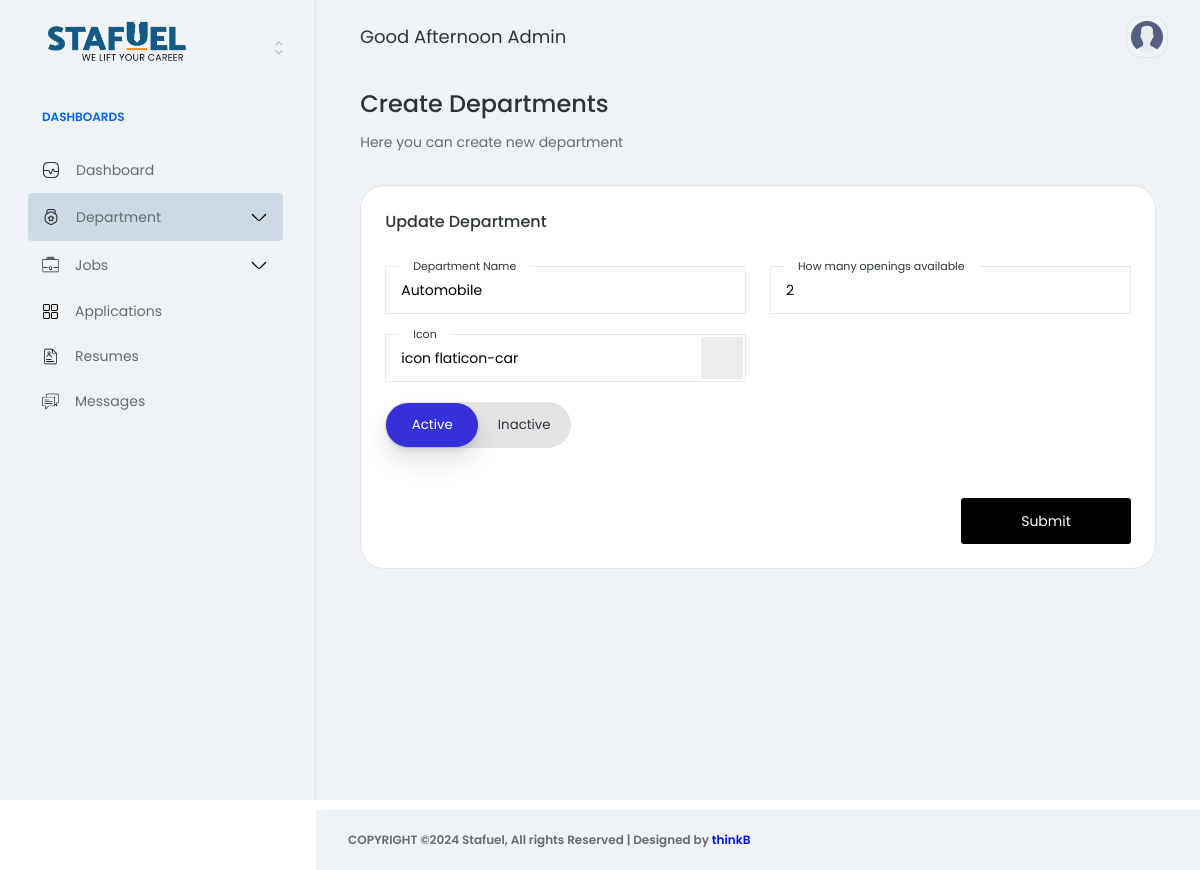
The page /account/department/automobile/edit/ (signed in) on the database its author committed.
### core/models.py (models this page shows, shortened)
class Department(models.Model):
    STATUS_CHOICES = [
        ('active', 'Active'),
        ('inactive', 'Inactive'),
    ]
    name = models.CharField(max_length=100)
    icon = models.CharField(max_length=60)
    created_at = models.DateTimeField(auto_now_add=True)
    openings = models.IntegerField()
    slug = models.SlugField(unique=True, blank=True)
    status = models.CharField(max_length=8, choices=STATUS_CHOICES, default='active')

### core/views.py (the view)
# urls.py: path('department/<slug:slug>/edit/', department_update, name='department_update'),
@login_required(login_url='login')
def department_update(request, slug):
    department = get_object_or_404(Department, slug=slug)
    if request.method == 'POST':
        form = DepartmentForm(request.POST, instance=department)
        if form.is_valid():
            form.save()
            msg.success(request, "Department Updated Successfully")
            return redirect('departments')
    else:
        form = DepartmentForm(instance=department)
    return render(request, 'backend/department_form.html', {'form': form})

### core/forms.py
class DepartmentForm(forms.ModelForm):
    class Meta:
        model = Department
        fields = ['name', 'icon', 'openings', 'status']

### templates/backend/department_form.html (shortened to what this page needs)
{% extends 'backend/base.html' %}
{% load static %}
{% block content %}
<div class="row mb-32 gy-32">
    <div class="col-12">
        <div class="row align-items-center justify-content-between g-24">
            <div class="col-12 col-md-6">
                <h3>Create Departments </h3>
                <p class="hp-p1-body mb-0">Here you can create new department</p>
            </div>
        </div>
    </div>
    <div class="col-12">
        <div class="row g-32">
            <div class="col-12 col-lg-12">
                <div class="row g-32">
                    <div class="col-12">
                        <div class="card hp-project-ecommerce-table-card">
                            <div class="card-body">
                                <div class="row">
                                    <div class="col-12">
                                        <div class="d-flex align-items-center justify-content-between mb-32">
                                            <h5 class="mb-0">{% if form.instance.pk %}Update Department{% else %}Create New Department{% endif %}</h5>
                                        </div>
                                        <form  method="post" enctype="multipart/form-data" action="">
                                            <div class="row">
                                                <div class="col-md-6 input_div">
                                                    <label for="id_name">Department Name</label>
                                                    {{ form.name }}
                                                </div>
                                                <div class="col-md-6 input_div">
                                                    <label for="id_openings">How many openings available</label>
                                                    {{ form.openings }}
                                                </div>
                                                <div class="col-md-6 input_div">
                                                    <label for="id_icon">Icon</label>
                                                    {{ form.icon }}
                                                    <span class="icon_" id="iconPreview"></span>
                                                </div>
                                            </div>
                                            <ul class="radio-switch">
                                                <li class="radio-switch__item">
                                                    <label class="radio-switch__label" for="radio-1">Active</label>
                                                </li>
                                                <li class="radio-switch__item">
                                                    <label class="radio-switch__label" for="radio-2">Inactive</label>
                                                    <div aria-hidden="true" class="radio-switch__marker"></div>
                                                </li>
                                            </ul>
                                            <div class="sub_btn">
                                                <button type="submit">Submit</button>
                                            </div>
                                        </form>
                                    </div>
                                </div>
                            </div>
                        </div>
                    </div>
                </div>
            </div>
        </div>
    </div>
</div>
{% endblock %}

### static/app-assets/css/base/typography.css (style rules this page uses)
h1, h2, h3, h4, h5, h6, .h1, .h2, .h3, .h4, .h5, .h6 { color: #2d3436; font-weight: 500; }
h3 { font-size: 24px; line-height: 28px; }
h5 { font-size: 16px; line-height: 24px; }
.hp-p1-body { font-size: 14px; line-height: 21px; color: #636e72; font-weight: 400; }

### static/app-assets/css/base/base.css (style rules this page uses)
body { color: #2d3436; font-size: 14px; font-family: "Poppins", sans-serif; line-height: 1.5715; overflow-x: hidden; }
li { list-style: none; }
ul { margin-bottom: 0; padding-left: 0; }

### static/assets/css/style.css (style rules this page uses)
[class^="flaticon-"]:before, [class*=" flaticon-"]:before, [class^="flaticon-"]:after, [class*=" flaticon-"]:after { font-family: Flaticon; font-style: normal; }
.flaticon-car:before { content: "\f1dc"; }
:root { --ri5-color-primary-hsl: 242, 69%, 52%; --ri5-color-bg-hsl: 0, 0%, 100%; --ri5-color-contrast-high-hsl: 230, 7%, 23%; --ri5-color-contrast-higher-hsl: 230, 13%, 9%; --ri5-color-bg-darker-hsl: 240, 4%, 90%; --ri5-color-white-hsl: 0, 0%, 100%; --ri5-text-sm: 0.833rem; --radio-switch-width: 186px; --radio-switch-height: 46px; --radio-switch-padding: 1px; --radio-switch-radius: 100vw; --radio-switch-animation-duration: 0.3s; }
.radio-switch { position: relative; display: inline-flex; padding: var(--radio-switch-padding); border-radius: calc(var(--radio-switch-radius) * 1.4); background-color: hsl(var(--ri5-color-bg-darker-hsl)); }
.radio-switch__item { position: relative; display: inline-block; height: calc(var(--radio-switch-height) - 2*var(--radio-switch-padding)); width: calc(var(--radio-switch-width)*0.5 - var(--radio-switch-padding)); }
.radio-switch__label { position: relative; z-index: 2; display: flex; height: 100%; align-items: center; justify-content: center; border-radius: var(--radio-switch-radius); cursor: pointer; font-size: var(--ri5-text-sm); -webkit-user-select: none; -moz-user-select: none; -ms-user-select: none; user-select: none; transition: all var(--radio-switch-animation-duration); }
.radio-switch__input:checked ~ .radio-switch__label { color: hsl(var(--ri5-color-white-hsl)); }
.radio-switch__marker { position: absolute; z-index: 1; top: 0; left: -100%; border-radius: var(--radio-switch-radius); background-color: hsl(var(--ri5-color-primary-hsl)); height: calc(var(--radio-switch-height) - 2*var(--radio-switch-padding)); width: calc(var(--radio-switch-width)*0.5 - var(--radio-switch-padding)); box-shadow: 0 0.9px 1.5px rgba(0, 0, 0, 0.03),0 3.1px 5.5px rgba(0, 0, 0, 0.08),0 14px 25px rgba(0, 0, 0, 0.12); transition: -webkit-transform var(--radio-switch-animation-duration); transition: transform var(--radio-switch-animation-duration); transition: transform var(--radio-switch-animation-duration), -webkit-transform var(--radio-switch-animation-duration); }
.input_div { display: flex; justify-content: center; margin-bottom: 20px; align-items: center; position: relative; }
.input_div input { width: 100%; border: 0.4px solid rgb(233, 233, 233); transition: 0.8s; outline: none; padding: 12px 15px; }
.input_div label { position: absolute; font-size: 11px; top: -8px; width: fit-content; background: white; padding: 0px 14px; left: 26px; }
.sub_btn { display: flex; justify-content: flex-end; align-items: flex-end; margin-top: 50px; }
.sub_btn button { padding: 12px 60px; background: black; color: white; border-radius: 3px; border: none; outline: none; }
.icon_ { position: absolute; right: calc(var(--bs-gutter-x) * 0.63); background-color: rgb(236, 236, 236); color: black; top: 3px; font-size: 15px; padding: 15px; padding-top: 11px; bottom: 3px; }

### rows shown on the page
Department: name "Automobile", openings "2", icon "icon flaticon-car"
